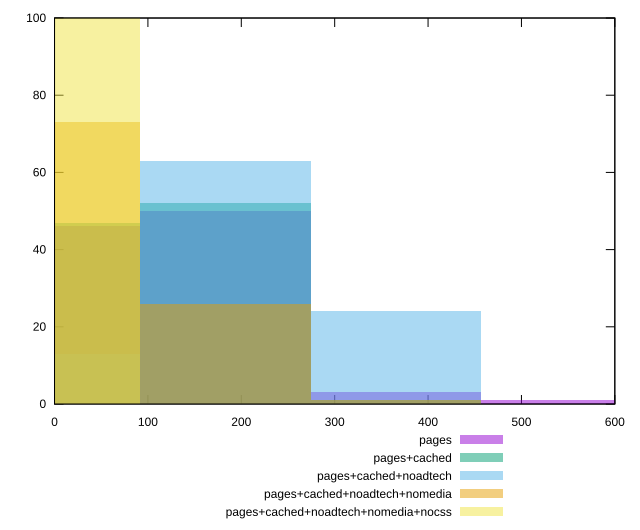

Recreate this plot in gnuplot.
reset

$pages <<EOF
548.634557535135 1
365.75637169008996 3
0 46
182.87818584504498 50
EOF

$pagesCached <<EOF
365.75637169008996 1
182.87818584504498 52
0 47
EOF

$pagesCachedNoadtech <<EOF
182.87818584504498 63
0 13
365.75637169008996 24
EOF

$pagesCachedNoadtechNomedia <<EOF
182.87818584504498 26
0 73
365.75637169008996 1
EOF

$pagesCachedNoadtechNomediaNocss <<EOF
0 100
EOF

set key outside below
set boxwidth 182.87818584504498
set xrange [0:600]
set yrange [0:100]
set trange [0:100]
set style fill transparent solid 0.5 noborder
set terminal svg size 640, 530 enhanced background rgb 'white'
set output "report_00017_2021-02-10T15-08-03.406Z/unused-css-rules/comparison/histogram/all_raw.svg"

plot $pages title "pages" with boxes, \
     $pagesCached title "pages+cached" with boxes, \
     $pagesCachedNoadtech title "pages+cached+noadtech" with boxes, \
     $pagesCachedNoadtechNomedia title "pages+cached+noadtech+nomedia" with boxes, \
     $pagesCachedNoadtechNomediaNocss title "pages+cached+noadtech+nomedia+nocss" with boxes

reset
